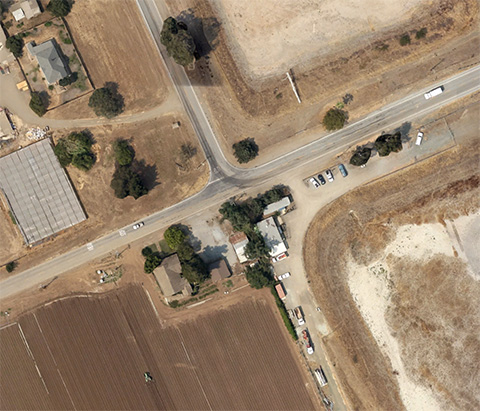
#> input picture data_and_images/04_cornerB.jpg, 480 x 411 px, found by its file name
$ jupyter execute --allow-errors Untitled.ipynb
#> lines starting #> are read from the running program, lines starting #| are printed output that depends on the picture
[cell 1]
import cv2
import numpy as np

img_ = cv2.imread('./04_cornerB.jpg')
#> img_ is the input picture: shape (411, 480, 3); mean B, G, R 109.4, 132, 153
#img_ = cv2.resize(img_, (0,0), fx=1, fy=1)
img1 = cv2.cvtColor(img_,cv2.COLOR_BGR2GRAY)
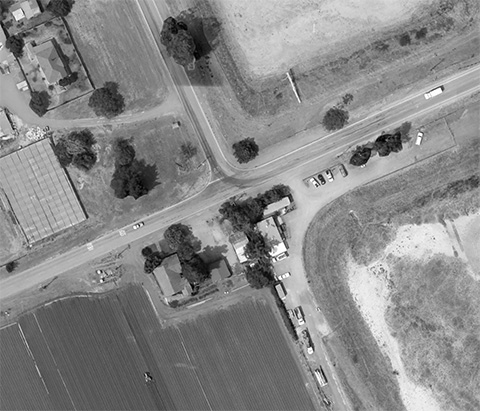
#> img1: shape (411, 480); min 0, max 255, mean 135.7

img = cv2.imread('./04_cornerC.jpg')
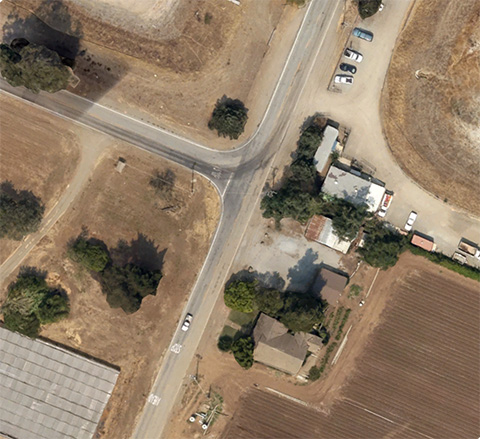
#> input picture data_and_images/04_cornerC.jpg, 480 x 439 px, found by its file name
#> img is the input picture: shape (439, 480, 3); mean B, G, R 103.2, 124.7, 143.7
#img = cv2.resize(img, (0,0), fx=1, fy=1)
img2 = cv2.cvtColor(img,cv2.COLOR_BGR2GRAY)
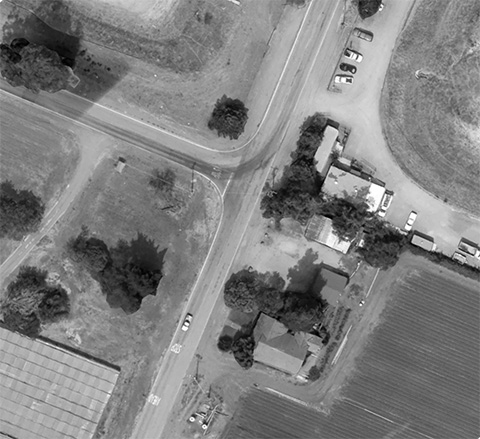
#> img2: shape (439, 480); min 0, max 255, mean 128

sift = cv2.xfeatures2d.SIFT_create()
# find the key points and descriptors with SIFT
kp1, des1 = sift.detectAndCompute(img1,None)
#> kp1 = 1280 keypoints; strongest (x, y, size): (99, 272, 1.8), (101, 281, 1.9), (252, 265, 2.7), (280, 278, 2.1)
kp2, des2 = sift.detectAndCompute(img2,None)
#> kp2 = 1457 keypoints; strongest (x, y, size): (187, 321, 1.9), (186, 323, 2), (348, 55, 2.1), (383, 211, 2.1)
# [7 lines of commented-out code are left out]
match = cv2.BFMatcher()
matches = match.knnMatch(des1,des2,k=2)
#> matches = 1280 matches


good = []
for m,n in matches:
    if m.distance < 0.03*n.distance:
        good.append(m)
#> after the loop, good = []


draw_params = dict(matchColor = (0,255,0), # draw matches in green color
                   singlePointColor = None,
                   flags = 2)

img3 = cv2.drawMatches(img_,kp1,img,kp2,good,None,**draw_params)
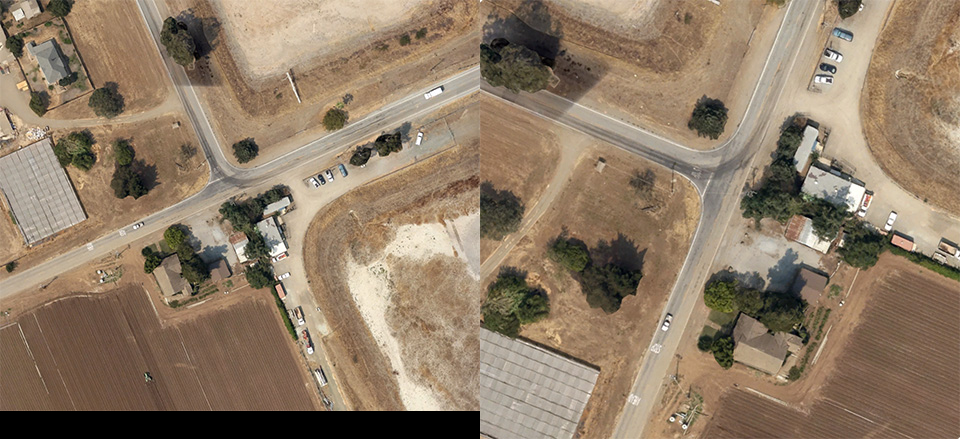
#> img3: shape (439, 960, 3); mean B, G, R 102.8, 124.2, 143.5
cv2.imshow("stitichedcorner.jpg", img3)
